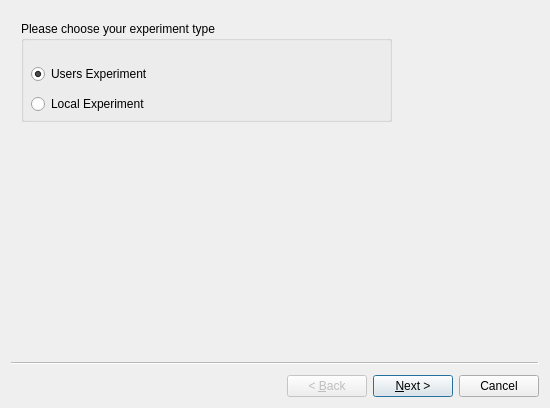
<?xml version="1.0" encoding="UTF-8"?>
<ui version="4.0">
 <class>Wizard</class>
 <widget class="QWizard" name="Wizard">
  <property name="geometry">
   <rect>
    <x>0</x>
    <y>0</y>
    <width>550</width>
    <height>408</height>
   </rect>
  </property>
  <property name="windowTitle">
   <string>Wizard</string>
  </property>
  <widget class="QWizardPage" name="ExpType">
   <widget class="QGroupBox" name="groupBox">
    <property name="geometry">
     <rect>
      <x>10</x>
      <y>10</y>
      <width>371</width>
      <height>101</height>
     </rect>
    </property>
    <property name="title">
     <string>Please choose your experiment type</string>
    </property>
    <widget class="QRadioButton" name="UsersExp">
     <property name="geometry">
      <rect>
       <x>10</x>
       <y>40</y>
       <width>141</width>
       <height>26</height>
      </rect>
     </property>
     <property name="text">
      <string>Users Experiment</string>
     </property>
     <property name="checked">
      <bool>true</bool>
     </property>
    </widget>
    <widget class="QRadioButton" name="LocalExp">
     <property name="geometry">
      <rect>
       <x>10</x>
       <y>70</y>
       <width>141</width>
       <height>26</height>
      </rect>
     </property>
     <property name="text">
      <string>Local Experiment</string>
     </property>
    </widget>
   </widget>
  </widget>
  <widget class="QWizardPage" name="SED">
   <widget class="QGroupBox" name="groupBox_2">
    <property name="geometry">
     <rect>
      <x>20</x>
      <y>20</y>
      <width>351</width>
      <height>81</height>
     </rect>
    </property>
    <property name="title">
     <string>Please enter your propsal ID</string>
    </property>
    <widget class="QLineEdit" name="PropsalID">
     <property name="geometry">
      <rect>
       <x>10</x>
       <y>40</y>
       <width>331</width>
       <height>28</height>
      </rect>
     </property>
     <property name="text">
      <string/>
     </property>
    </widget>
   </widget>
  </widget>
  <widget class="QWizardPage" name="CfgFile">
   <widget class="QGroupBox" name="groupBox_3">
    <property name="geometry">
     <rect>
      <x>10</x>
      <y>10</y>
      <width>411</width>
      <height>101</height>
     </rect>
    </property>
    <property name="title">
     <string>You can create a new configuration file or load existing one</string>
    </property>
    <widget class="QRadioButton" name="Create">
     <property name="geometry">
      <rect>
       <x>10</x>
       <y>40</y>
       <width>181</width>
       <height>26</height>
      </rect>
     </property>
     <property name="text">
      <string>Create configuration file</string>
     </property>
     <property name="checked">
      <bool>true</bool>
     </property>
    </widget>
    <widget class="QRadioButton" name="Load">
     <property name="geometry">
      <rect>
       <x>10</x>
       <y>70</y>
       <width>181</width>
       <height>26</height>
      </rect>
     </property>
     <property name="text">
      <string>Load configuration file</string>
     </property>
    </widget>
   </widget>
  </widget>
  <widget class="QWizardPage" name="CfgPath">
   <widget class="QLineEdit" name="filePath">
    <property name="enabled">
     <bool>false</bool>
    </property>
    <property name="geometry">
     <rect>
      <x>90</x>
      <y>75</y>
      <width>341</width>
      <height>28</height>
     </rect>
    </property>
   </widget>
   <widget class="QLabel" name="label">
    <property name="geometry">
     <rect>
      <x>0</x>
      <y>79</y>
      <width>81</width>
      <height>21</height>
     </rect>
    </property>
    <property name="text">
     <string>cfg file path</string>
    </property>
   </widget>
   <widget class="QToolButton" name="Browse">
    <property name="geometry">
     <rect>
      <x>440</x>
      <y>75</y>
      <width>28</width>
      <height>27</height>
     </rect>
    </property>
    <property name="text">
     <string>...</string>
    </property>
   </widget>
  </widget>
  <widget class="QWizardPage" name="scan_params">
   <widget class="QGroupBox" name="groupBox_4">
    <property name="geometry">
     <rect>
      <x>10</x>
      <y>10</y>
      <width>411</width>
      <height>231</height>
     </rect>
    </property>
    <property name="title">
     <string>Experiment setup parameters</string>
    </property>
    <widget class="QLineEdit" name="setNumofIterv">
     <property name="geometry">
      <rect>
       <x>170</x>
       <y>30</y>
       <width>110</width>
       <height>20</height>
      </rect>
     </property>
    </widget>
    <widget class="QLineEdit" name="setNumofSamples">
     <property name="geometry">
      <rect>
       <x>170</x>
       <y>60</y>
       <width>110</width>
       <height>20</height>
      </rect>
     </property>
    </widget>
    <widget class="QLabel" name="label_33">
     <property name="geometry">
      <rect>
       <x>20</x>
       <y>60</y>
       <width>131</width>
       <height>20</height>
      </rect>
     </property>
     <property name="text">
      <string>number of samples</string>
     </property>
    </widget>
    <widget class="QLabel" name="label_34">
     <property name="geometry">
      <rect>
       <x>20</x>
       <y>90</y>
       <width>151</width>
       <height>20</height>
      </rect>
     </property>
     <property name="text">
      <string>number of scans</string>
     </property>
    </widget>
    <widget class="QLabel" name="label_36">
     <property name="geometry">
      <rect>
       <x>20</x>
       <y>30</y>
       <width>131</width>
       <height>20</height>
      </rect>
     </property>
     <property name="text">
      <string>number of intervals</string>
     </property>
    </widget>
    <widget class="QLineEdit" name="setNumofExafsScans">
     <property name="geometry">
      <rect>
       <x>170</x>
       <y>90</y>
       <width>110</width>
       <height>20</height>
      </rect>
     </property>
    </widget>
    <widget class="QPushButton" name="editIntrv">
     <property name="geometry">
      <rect>
       <x>290</x>
       <y>30</y>
       <width>110</width>
       <height>20</height>
      </rect>
     </property>
     <property name="text">
      <string>edit interval</string>
     </property>
    </widget>
    <widget class="QPushButton" name="editSample">
     <property name="geometry">
      <rect>
       <x>290</x>
       <y>60</y>
       <width>110</width>
       <height>20</height>
      </rect>
     </property>
     <property name="text">
      <string>edit sample</string>
     </property>
    </widget>
    <widget class="QLabel" name="label_35">
     <property name="geometry">
      <rect>
       <x>20</x>
       <y>150</y>
       <width>151</width>
       <height>20</height>
      </rect>
     </property>
     <property name="text">
      <string>data file name</string>
     </property>
    </widget>
    <widget class="QLineEdit" name="setDataFileName">
     <property name="geometry">
      <rect>
       <x>170</x>
       <y>150</y>
       <width>220</width>
       <height>20</height>
      </rect>
     </property>
    </widget>
    <widget class="QLabel" name="label_37">
     <property name="geometry">
      <rect>
       <x>20</x>
       <y>120</y>
       <width>131</width>
       <height>20</height>
      </rect>
     </property>
     <property name="text">
      <string>Detectors</string>
     </property>
    </widget>
    <widget class="QPushButton" name="configureDetectors">
     <property name="geometry">
      <rect>
       <x>290</x>
       <y>120</y>
       <width>110</width>
       <height>20</height>
      </rect>
     </property>
     <property name="text">
      <string>configure</string>
     </property>
    </widget>
   </widget>
  </widget>
  <widget class="QWizardPage" name="startscan">
   <widget class="QLabel" name="label_2">
    <property name="geometry">
     <rect>
      <x>10</x>
      <y>10</y>
      <width>501</width>
      <height>20</height>
     </rect>
    </property>
    <property name="text">
     <string>Press Finish to start scan</string>
    </property>
   </widget>
  </widget>
 </widget>
 <resources/>
 <connections/>
</ui>
